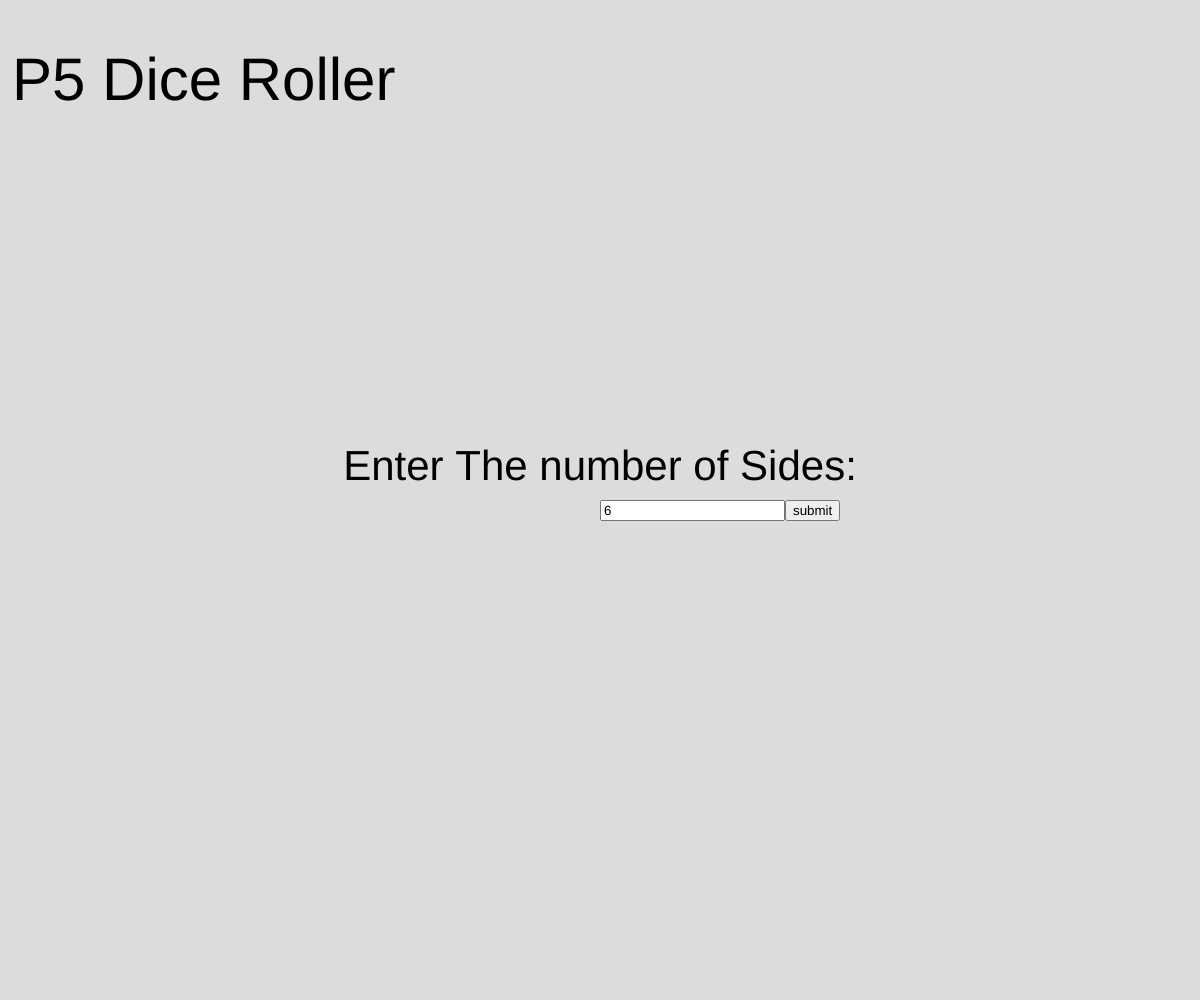
Frame 1 (no input)
Frame 60 (no input): identical to frame 1, image omitted
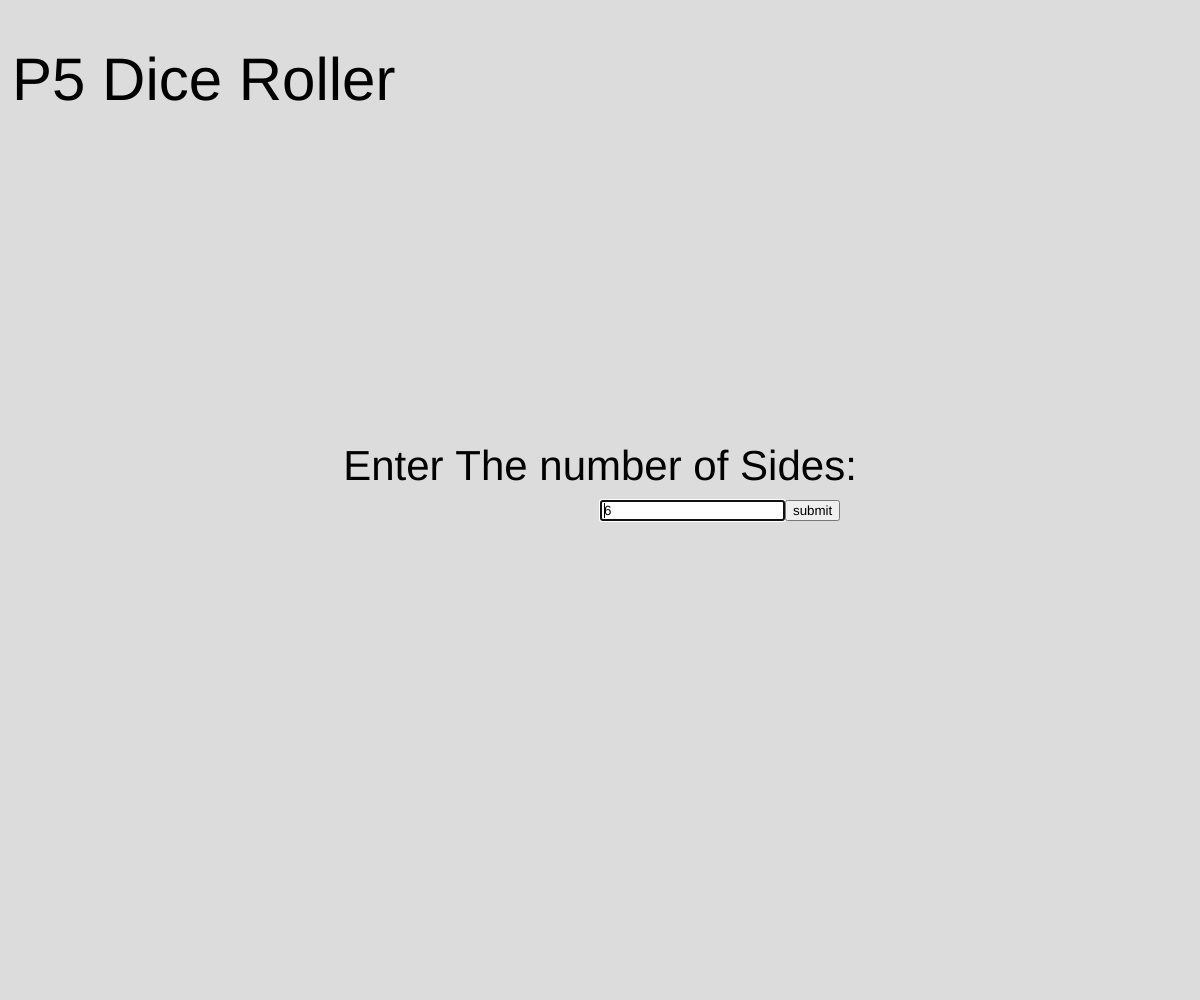
Frame 120 (the mouse pressed at the canvas centre since frame 60)

The p5.js sketch that drew these frames (run headless with seeded random() and noise() and a simulated clock; from frame 60 on, the mouse is pressed at the canvas centre):

// p5.js sketch
// ── sketch.js
sides = -1
rolledNum = -1
function setup() {
  createCanvas(windowWidth, windowHeight);
  numInput = createInput("6");
  numInput.center()
  numInput.position(windowWidth/2, windowHeight/2);
  button = createButton('submit');
  button.position(numInput.x + numInput.width, numInput.y);
  button.mousePressed(validate)
  createP("Mitchell G  2020")
  
}
function draw() {
  background(220);
  textSize(.05*windowWidth)
  textAlign(LEFT)
  text("P5 Dice Roller",windowWidth*.01,windowHeight*.1)
  textSize(42)
  textAlign(CENTER)
  text("Enter The number of Sides:", windowWidth/2, windowHeight/2-20)
  if(rolledNum > 0){
    text("You rolled: " + rolledNum, windowWidth/2, windowHeight/2+60)
    
  }
 
}

function validate() {
  var test = int(numInput.value())
  print(test)
  if (!isNaN(test)){
    if (test > 1){
        sides = int(test)
        roll(sides)
    }
  } else {
     sides = 6
    roll(sides)
  }
}

function roll(sides){
  rolledNum = int(random(1, sides+1))
}

function windowResized() {
  resizeCanvas(windowWidth, windowHeight);
  repositionObjects();
}

function repositionObjects() {

 numInput.position(windowWidth/2, windowHeight/2);
 button.position(numInput.x + numInput.width, numInput.y);
}
